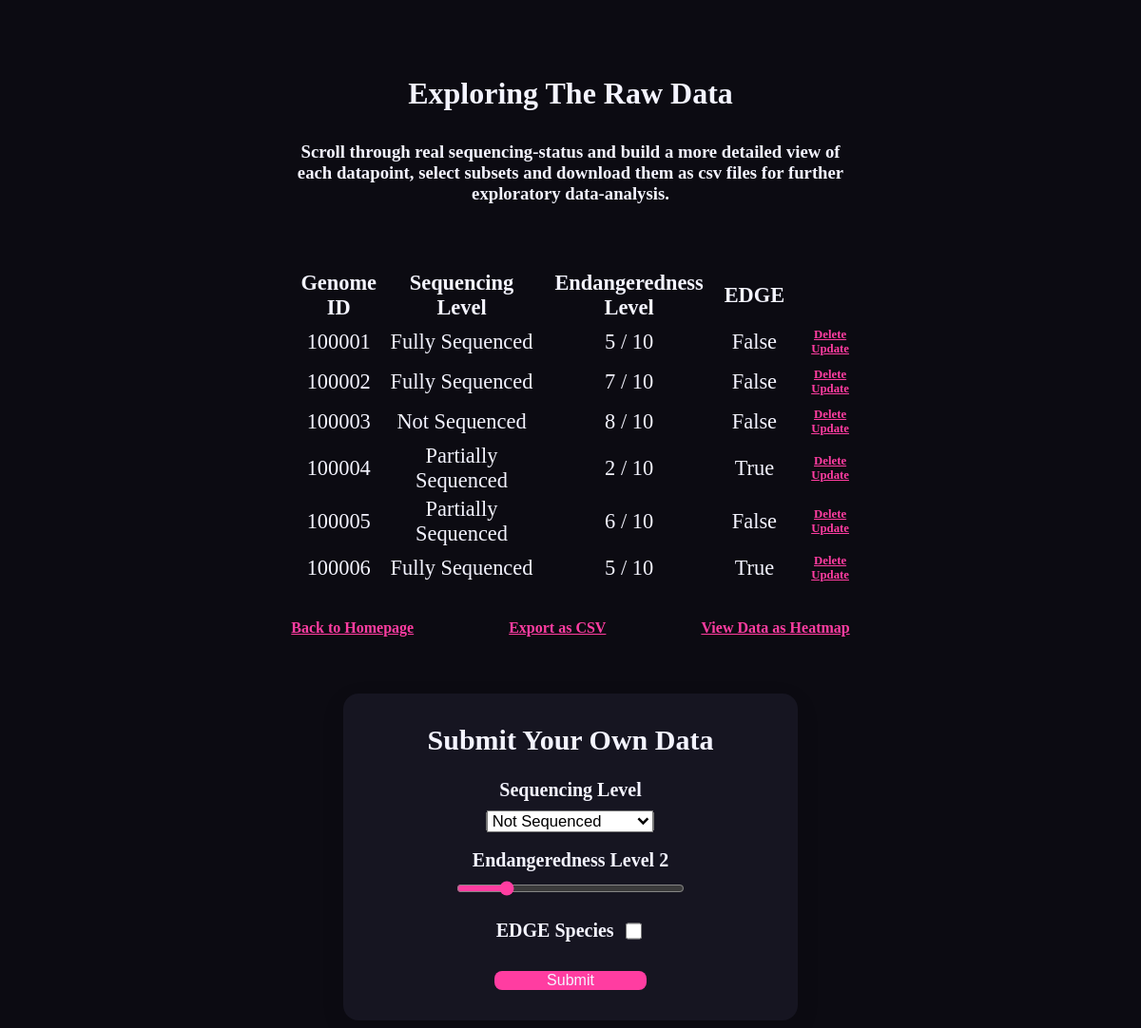
/data/table/, run on the app's committed database.
### app.py (models this page shows)
class Genome(db.Model):
    id = db.Column(db.Integer, primary_key=True)
    seq = db.Column(db.String(20), nullable=False)
    endangered = db.Column(db.Integer)
    is_edge = db.Column(db.Boolean)

### app.py (the view)
@app.route('/data/table/', methods=['GET','POST'])
def table():
    if request.method == 'POST':
        seq = request.form['sequencing_level']
        endangered = request.form['endangeredness_level']
        is_edge = 'edge' in request.form
        genome = Genome(seq=seq, endangered=endangered, is_edge=is_edge)
        try:
            db.session.add(genome)
            db.session.commit()
            return redirect('/data/table/')
        except Exception as e:
            print(f'error: {e}')
            return f'error: {e}'
    else:
        genomes = Genome.query.order_by(Genome.id).all()
        return render_template('table.html', genomes=genomes)

### templates/table.html (shortened to what this page needs)
{% extends 'layout.html' %}
{% block body %}
    <h1>Exploring The Raw Data</h1>
    <h3 style="width: 50%; margin: auto;">Scroll through real sequencing-status and build a more detailed view of each datapoint, select subsets and download them as csv files for further exploratory data-analysis.</h3>
    <table>
        <tr>
            <th>Genome ID</th>
            <th>Sequencing Level</th>
            <th>Endangeredness Level</th>
            <th>EDGE</th>
        </tr>
        {% if genomes | length > 0 %}
            {% for g in genomes %}
                <tr>
                    <td>{{100000 + g.id }}</td>
                    <td>{{ g.seq }}</td>
                    <td>{{ g.endangered }} / 10</td>
                    <td>{{ g.is_edge }}</td>
                    <td class="data-edits">
                        <a href="/delete/{{ g.id }}/">Delete</a>
                        <a href="/update/{{ g.id }}/">Update</a>
                    </td>
                </tr>
            {% endfor %}
        {% endif %}
    </table>
    <div class="bottom-functions">
        <a href="/">Back to Homepage</a>
        <a href="#">Export as CSV</a>
        <a href="/data/map/">View Data as Heatmap</a>
    </div>
    <form class="form-card" method="post" action="/data/table/">
        <h2>Submit Your Own Data</h2>
        <div class="form-group">
            <label for="seq">Sequencing Level</label>
            <select id="seq" name="sequencing_level" style="scale: 1.25;">
                <option value="Not Sequenced" selected>Not Sequenced</option>
            </select>
        </div>
        <div class="form-group">
            <label for="endangered">Endangeredness Level <span id="valueDisplay">2</span></label>
            <input type="range" id="endangered" name="endangeredness_level" min="0" max="10" value="2"    oninput="valueDisplay.textContent = this.value">
        </div>
        <div class="form-group checkbox-row">
            <label for="edge">EDGE Species</label>
            <input type="checkbox" id="edge" name="edge">
        </div>
        <button type="submit">Submit</button>
    </form>
{% endblock %}

### templates/layout.html (shortened to what this page needs)
<!DOCTYPE html>
<html lang="en">
    <head>
        <link rel="stylesheet" href="{{url_for('static', filename='styles.css')}}">
    </head>
    <body style="text-align: center;">
        {% block body %}{% endblock %}
    </body>
</html>

### static/styles.css (style rules this page uses)
body { background-color: rgb(12, 11, 18); color: rgb(244, 244, 255); margin-top: 5em; }
h1 { margin-bottom: 1em; font-family: Georgia, "Times New Roman", Times, serif; }
table { margin: auto; width: 50%; margin-top: 3em; font-size: 1.4em; }
a { color: rgb(255, 61, 161); font-weight: bold; }
.bottom-functions { margin: auto; margin-top: 2em; }
.bottom-functions a { padding-left: 3em; padding-right: 3em; }
.form-card { margin: auto; margin-top: 3em; background: rgb(22, 21, 33); padding: 2rem; border-radius: 16px; box-shadow: 0 8px 24px rgba(0, 0, 0, 0.1); width: 35%; font-size: 1.25rem; }
.form-card h2 { margin-top: 0; margin-bottom: 1.5rem; text-align: center; }
.form-group { margin-bottom: 1.25rem; accent-color: rgb(255, 61, 161); }
label { display: block; margin-bottom: 0.5rem; font-weight: bold; }
input[type=range] { width: 15rem; color: rgb(255, 61, 161); }
.checkbox-row { display: flex; justify-content: center; gap: 0.5rem; }
.checkbox-row input[type=checkbox] { width: 1.1rem; height: 1.1rem; }
.form-card button { width: 10rem; border: none; border-radius: 8px; background: rgb(255, 61, 161); color: rgb(244, 244, 255); font-size: 1rem; cursor: pointer; transition: background 0.2s; }
td a { font-size: 0.8rem; display: block; margin-bottom: 0rem; }
tr { height: 2.5rem; }
.data-edits a { margin-left: 1.5rem; }

### data on the page
Genome: 100000+g.id "100001", seq "Fully Sequenced", endangered "5", is_edge "False"
Genome: 100000+g.id "100002", seq "Fully Sequenced", endangered "7", is_edge "False"
Genome: 100000+g.id "100003", seq "Not Sequenced", endangered "8", is_edge "False"
Genome: 100000+g.id "100004", seq "Partially Sequenced", endangered "2", is_edge "True"
Genome: 100000+g.id "100005", seq "Partially Sequenced", endangered "6", is_edge "False"
Genome: 100000+g.id "100006", seq "Fully Sequenced", endangered "5", is_edge "True"
